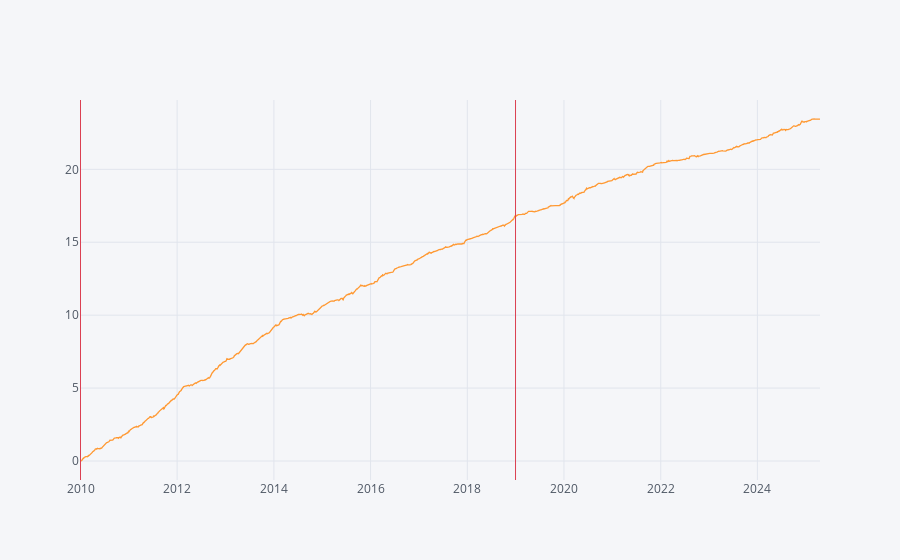

Notebook source saved alongside this figure:
### Code cell
bt_ret = Full_time_ts_result.mean(axis=1)
Tool.show_stats(pd.concat({
    '樣本內':bt_ret.loc[args['DATE_FROM']:args['DATE_TO']],
    '樣本外':bt_ret.loc[args['DATE_TO']:],
    '全樣本':bt_ret.loc[:],
},axis = 1))
bt_ret.cumsum().iplot(vline = [args['DATE_FROM'],args['DATE_TO']])

### Figure 1 — Plotly figure (JSON) as saved in the notebook; plotly's stock layout.template omitted (floating-point values rounded to 4 significant figures; data arrays with more than 128 entries replaced by an {"elided": "..."} marker saying what was removed)
{"data": [{"line": {"color": "rgba(255, 153, 51, 1.0)", "dash": "solid", "shape": "linear", "width": 1.3}, "mode": "lines", "name": "None", "text": "", "type": "scatter", "x": {"elided": "3748 str values"}, "y": {"elided": "3748 float values"}}], "layout": {"legend": {"bgcolor": "#F5F6F9", "font": {"color": "#4D5663"}}, "paper_bgcolor": "#F5F6F9", "plot_bgcolor": "#F5F6F9", "shapes": [{"line": {"color": "#db4052", "dash": "solid", "width": 1}, "type": "line", "x0": "2010-01-01", "x1": "2010-01-01", "xref": "x", "y0": 0, "y1": 1, "yref": "paper"}, {"line": {"color": "#db4052", "dash": "solid", "width": 1}, "type": "line", "x0": "2018-12-31", "x1": "2018-12-31", "xref": "x", "y0": 0, "y1": 1, "yref": "paper"}], "titlefont": {"color": "#4D5663"}, "xaxis": {"gridcolor": "#E1E5ED", "showgrid": true, "tickfont": {"color": "#4D5663"}, "title": "", "titlefont": {"color": "#4D5663"}, "zerolinecolor": "#E1E5ED"}, "yaxis": {"gridcolor": "#E1E5ED", "showgrid": true, "tickfont": {"color": "#4D5663"}, "title": "", "titlefont": {"color": "#4D5663"}, "zerolinecolor": "#E1E5ED"}}}
